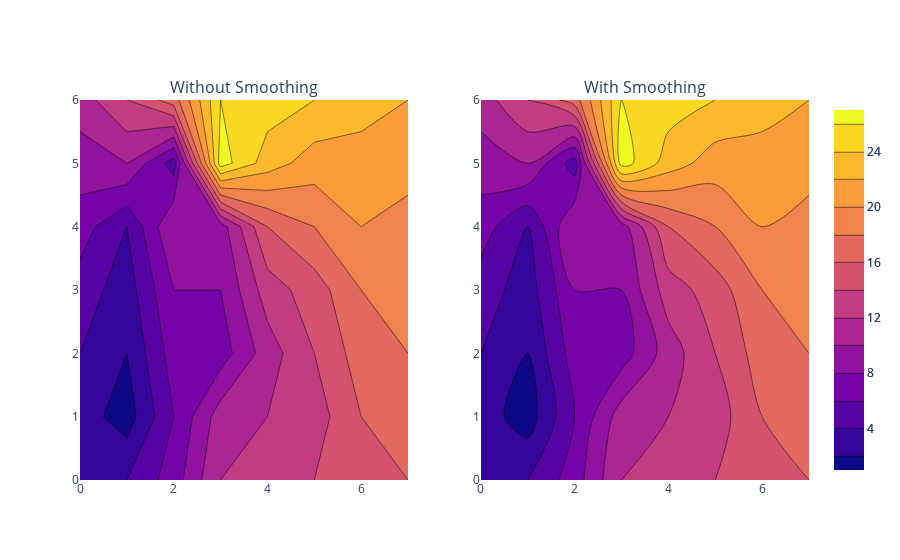

The notebook cell this image was saved under:
### Markdown cell above
## Smoothing the Contour lines

### Code cell
z = [
    [2, 4, 7, 12, 13, 14, 15, 16],
    [3, 1, 6, 11, 12, 13, 16, 17],
    [4, 2, 7, 7, 11, 14, 17, 18],
    [5, 3, 8, 8, 13, 15, 18, 19],
    [7, 4, 10, 9, 16, 18, 20, 19],
    [9, 10, 5, 27, 23, 21, 21, 21],
    [11, 14, 17, 26, 25, 24, 23, 22],
]

fig = make_subplots(
    rows=1, cols=2, subplot_titles=("Without Smoothing", "With Smoothing")
)

fig.add_trace(go.Contour(z=z, line_smoothing=0), row=1, col=1)
fig.add_trace(go.Contour(z=z, line_smoothing=0.85), row=1, col=2)

fig.show()

### Figure 1 — Plotly figure (JSON) as saved in the notebook; plotly's stock layout.template omitted (floating-point values rounded to 4 significant figures)
{"data": [{"line": {"smoothing": 0}, "type": "contour", "xaxis": "x", "yaxis": "y", "z": [[2, 4, 7, 12, 13, 14, 15, 16], [3, 1, 6, 11, 12, 13, 16, 17], [4, 2, 7, 7, 11, 14, 17, 18], [5, 3, 8, 8, 13, 15, 18, 19], [7, 4, 10, 9, 16, 18, 20, 19], [9, 10, 5, 27, 23, 21, 21, 21], [11, 14, 17, 26, 25, 24, 23, 22]]}, {"line": {"smoothing": 0.85}, "type": "contour", "xaxis": "x2", "yaxis": "y2", "z": [[2, 4, 7, 12, 13, 14, 15, 16], [3, 1, 6, 11, 12, 13, 16, 17], [4, 2, 7, 7, 11, 14, 17, 18], [5, 3, 8, 8, 13, 15, 18, 19], [7, 4, 10, 9, 16, 18, 20, 19], [9, 10, 5, 27, 23, 21, 21, 21], [11, 14, 17, 26, 25, 24, 23, 22]]}], "layout": {"annotations": [{"font": {"size": 16}, "showarrow": false, "text": "Without Smoothing", "x": 0.225, "xanchor": "center", "xref": "paper", "y": 1, "yanchor": "bottom", "yref": "paper"}, {"font": {"size": 16}, "showarrow": false, "text": "With Smoothing", "x": 0.775, "xanchor": "center", "xref": "paper", "y": 1, "yanchor": "bottom", "yref": "paper"}], "xaxis": {"anchor": "y", "domain": [0, 0.45]}, "xaxis2": {"anchor": "y2", "domain": [0.55, 1]}, "yaxis": {"anchor": "x", "domain": [0, 1]}, "yaxis2": {"anchor": "x2", "domain": [0, 1]}}}
